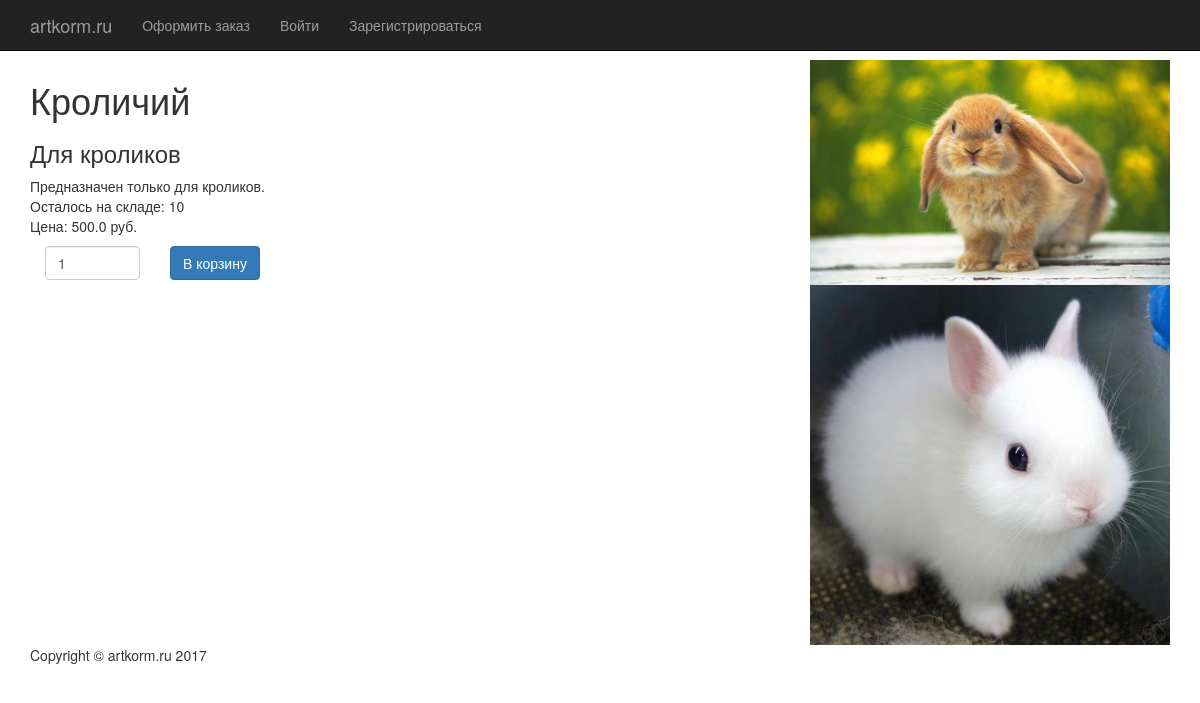
Screenshot of /3/ with the database file from the repository.
### AnimalFeed/models.py (models this page shows, shortened)
class Commodity(models.Model):
    commodity_name = models.CharField(max_length=200)
    commodity_info = models.TextField()
    remained_count = models.IntegerField(default=0)
    cost_per_item = models.FloatField()

class Photos(models.Model):
    commodity = models.ForeignKey(Commodity)
    picture = models.ImageField(upload_to='pictures')

### AnimalFeed/views.py (the view)
# urls.py: url(r'^(?P<pk>[0-9]+)/$', views.CommodityView.as_view(), name='commodity'),
class CommodityView(DetailView):
    model = Commodity
    template_name = 'AnimalFeed/commodity.html'
    def get_context_data(self, **kwargs):
        current_commodity = Commodity.objects.get(pk=self.kwargs['pk'])
        context = dict()
        context['Commodity'] = current_commodity
        context['images'] = Photos.objects.filter(commodity=current_commodity)
        return context

### AnimalFeed/templates/AnimalFeed/commodity.html (shortened to what this page needs)
{% extends 'AnimalFeed/base.html' %}
{% block content %}
    <div class="row">
        <div class="col-md-8">
            <h1>{{ Commodity.commodity_name }}</h1>
            {% autoescape off %}
                {{ Commodity.commodity_info }}
            {% endautoescape %}
            <p>
                Осталось на складе: {{ Commodity.remained_count }}<br>
                Цена: {{ Commodity.cost_per_item }} руб.
            </p>
            <form action="../" method="POST">
                <div class="col-md-2">
                    <input type='number' value='1' min='0' max='{{ Commodity.remained_count }}' class="form-control"
                           id='count'
                           name='count_{{ Commodity.id }}'/>
                </div>
                <div class="col-md-2">
                    <input type='submit' class="btn btn-primary" value="В корзину"/>
                </div>
            </form>
        </div>
        <div class="col-md-4">
            {% for img in images %}
                <img src="{{ img.picture.url }}" width="100%">
            {% endfor %}
        </div>
    </div>
{% endblock %}

### rows the page displays
Commodity: commodity_name "Кроличий", commodity_info "Для кроликов Предназначен только для кроликов.", remained_count "10", cost_per_item "500.0"
Photos: picture (picture)
Photos: picture (picture)
